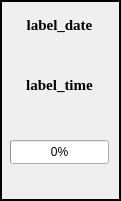
     <widget class="QFrame" name="frame_66">
      <property name="geometry">
       <rect>
        <x>840</x>
        <y>0</y>
        <width>121</width>
        <height>201</height>
       </rect>
      </property>
      <property name="frameShape">
       <enum>QFrame::Shape::Box</enum>
      </property>
      <property name="frameShadow">
       <enum>QFrame::Shadow::Plain</enum>
      </property>
      <property name="lineWidth">
       <number>2</number>
      </property>
      <widget class="QProgressBar" name="progressBar_runtime_2">
       <property name="geometry">
        <rect>
         <x>10</x>
         <y>140</y>
         <width>99</width>
         <height>24</height>
        </rect>
       </property>
       <property name="value">
        <number>0</number>
       </property>
       <property name="alignment">
        <set>Qt::AlignmentFlag::AlignCenter</set>
       </property>
      </widget>
      <widget class="QLabel" name="label_time_2">
       <property name="geometry">
        <rect>
         <x>10</x>
         <y>70</y>
         <width>99</width>
         <height>29</height>
        </rect>
       </property>
       <property name="font">
        <font>
         <family>Times New Roman</family>
         <pointsize>11</pointsize>
         <bold>true</bold>
        </font>
       </property>
       <property name="text">
        <string>label_time</string>
       </property>
       <property name="alignment">
        <set>Qt::AlignmentFlag::AlignCenter</set>
       </property>
      </widget>
      <widget class="QLabel" name="label_date_2">
       <property name="geometry">
        <rect>
         <x>10</x>
         <y>10</y>
         <width>99</width>
         <height>29</height>
        </rect>
       </property>
       <property name="font">
        <font>
         <family>Times New Roman</family>
         <pointsize>11</pointsize>
         <bold>true</bold>
        </font>
       </property>
       <property name="text">
        <string>label_date</string>
       </property>
       <property name="alignment">
        <set>Qt::AlignmentFlag::AlignCenter</set>
       </property>
      </widget>
     </widget>
